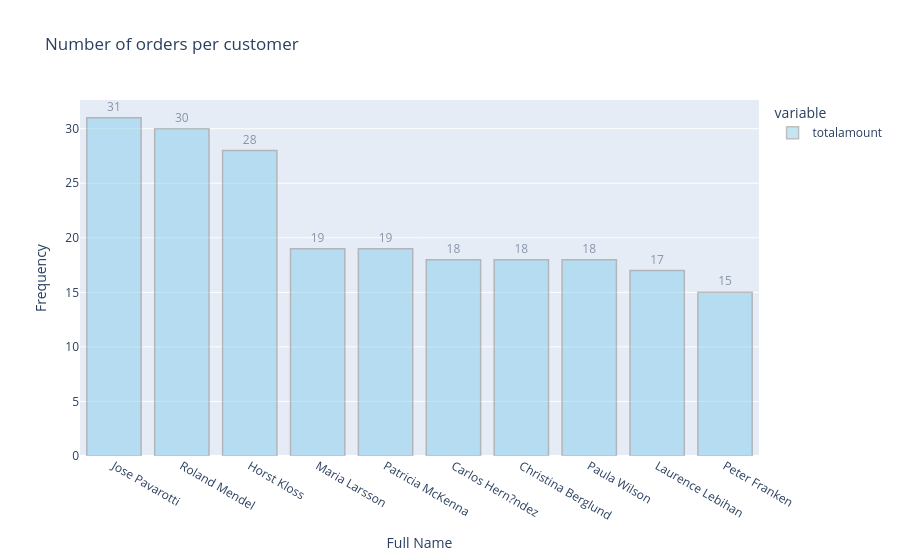

Source (notebook cell):
### Code cell
fig = px.bar(cust_orders.groupby('fullname')['totalamount'].count().sort_values(ascending=False).head(10), text_auto=True, title="Number of orders per customer",
labels={'fullname' : "Full Name", "value" : "Frequency"})
fig.update_traces(marker_color="skyblue", marker_line_color='grey', marker_line_width=1.5, opacity=0.5, textposition='outside')
fig.show()

### Figure 1 — Plotly figure (JSON) as saved in the notebook; plotly's stock layout.template omitted (floating-point values rounded to 4 significant figures)
{"data": [{"hovertemplate": "variable=totalamount<br>Full Name=%{x}<br>Frequency=%{y}<extra></extra>", "legendgroup": "totalamount", "marker": {"color": "skyblue", "line": {"color": "grey", "width": 1.5}, "pattern": {"shape": ""}}, "name": "totalamount", "opacity": 0.5, "orientation": "v", "showlegend": true, "textposition": "outside", "texttemplate": "%{y}", "type": "bar", "x": ["Jose Pavarotti", "Roland Mendel", "Horst Kloss", "Maria Larsson", "Patricia McKenna", "Carlos Hern?ndez", "Christina Berglund", "Paula Wilson", "Laurence Lebihan", "Peter Franken"], "xaxis": "x", "y": [31, 30, 28, 19, 19, 18, 18, 18, 17, 15], "yaxis": "y"}], "layout": {"barmode": "relative", "legend": {"title": {"text": "variable"}, "tracegroupgap": 0}, "title": {"text": "Number of orders per customer"}, "xaxis": {"anchor": "y", "domain": [0, 1], "title": {"text": "Full Name"}}, "yaxis": {"anchor": "x", "domain": [0, 1], "title": {"text": "Frequency"}}}}
